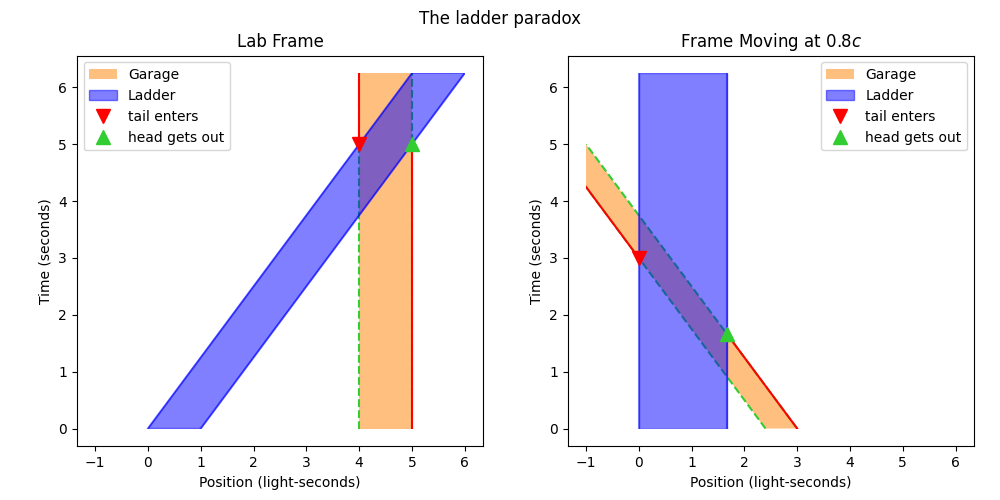

This chart was generated by the following Python code:
#!/usr/bin/env python3
import sys
sys.path.append('..')

import specrel.graphics.companim as canim
import specrel.geom as geom
import specrel.spacetime.physical as phy
import specrel.visualize as vis

# Ladder information
v = 4/5
ladder_left_start = 0
ladder_length = 1
alpha = 0.5 # For transparency
ladder = phy.MovingObject(ladder_left_start, ladder_length, v,
    draw_options={'color': (0, 0, 1, alpha), 'label': 'Ladder'})

# Garage information
garage_left_start = 4
garage = phy.MovingObject(garage_left_start, ladder_length,
    draw_options={
        'facecolor': (1, 0.5, 0, alpha),
        'edgecolor': 'limegreen',
        'label': 'Garage',
    }
)
# Add a few more frills to the drawing
door_draw_options = {'linestyle': '--', 'marker': '|', 'markersize': 10}
garage[0].draw_options = door_draw_options
garage[1].draw_options = door_draw_options

# Time range
t_start = 0
# End when the ladder totally clears the garage
t_end = ladder.time_for_left_pos(garage.right_pos(0))
# Time when the garage doors are opened/closd
t_transition = ladder.time_for_left_pos(garage.left_pos(0))

# Whole period when each door is closed
closed_draw_options = {'color': 'red', 'marker': '|', 'markersize': 10}
left_closed = geom.Ray((1, 0), (t_transition, garage.left_pos(0)),
    draw_options=closed_draw_options)
right_closed = geom.Ray((-1, 0), (t_transition, garage.right_pos(0)),
    draw_options=closed_draw_options)

# Exact event of closing/opening each door
close_event_draw_options = {
    'color': 'red',
    'marker': 'v',
    'markersize': 10,
    'label': 'tail enters',
}
open_event_draw_options = {
    'color': 'limegreen',
    'marker': '^',
    'markersize': 10,
    'label': 'head gets out',
}
left_close_event = geom.STVector(t_transition, garage.left_pos(t_transition),
    draw_options=close_event_draw_options)
right_open_event = geom.STVector(t_transition, garage.right_pos(t_transition),
    draw_options=open_event_draw_options)

# Synthesize the scene
scene = geom.Collection([
    garage, ladder,
    left_closed, right_closed,
    left_close_event, right_open_event,
])

tlim = (t_start, t_end)
xlim = (ladder_left_start - ladder_length, ladder.right_pos(t_end))

# Plot the frames
legend = True
p = vis.compare_frames(scene, v, tlim=tlim, xlim=xlim, legend=legend,
    title='The ladder paradox')
p[0].save('8-ladderparadox.png')
#p[0].show()

# Animate the lab frame
fps = 50
current_time_color = 'cyan'
lab_fname = '8-ladderparadox_stationary.gif'
anim_lab = vis.stanimate_with_worldline(scene, tlim=tlim, xlim=xlim,
    fps=fps, legend=True, legend_loc='upper left',
    title='The ladder paradox (stationary POV)',
    current_time_color=current_time_color)
anim_lab.save(lab_fname)
# Animate the ladder frame
ladder_fname = '8-ladderparadox_ladder.gif'
anim_ladder = vis.stanimate_with_worldline(geom.lorentz_transformed(scene, v),
    tlim=tlim, xlim=xlim, fps=fps, legend=True, legend_loc='upper right',
    title='The ladder paradox (ladder POV)',
    current_time_color=current_time_color)
anim_ladder.save(ladder_fname)
# Animate the transformation
lt_fname = '8-ladderparadox_transform.gif'
anim_lt = vis.animate_lt_worldline_and_realspace(scene, v,
    tlim=tlim, xlim=xlim, fps=fps, legend=True, title='Transforming frames...',
    current_time_color=current_time_color)
anim_lt.save(lt_fname)
# Animate the rewind from the lab frame
rew_fname = '8-ladderparadox_rewind.gif'
anim_rew = canim.Rewinder(anim_lab, rewind_rate=5)
anim_rew.save(rew_fname)

# Glue the animations together
canim.concat_demuxer([lab_fname, rew_fname, lt_fname, ladder_fname],
    '8-ladderparadox.gif')
